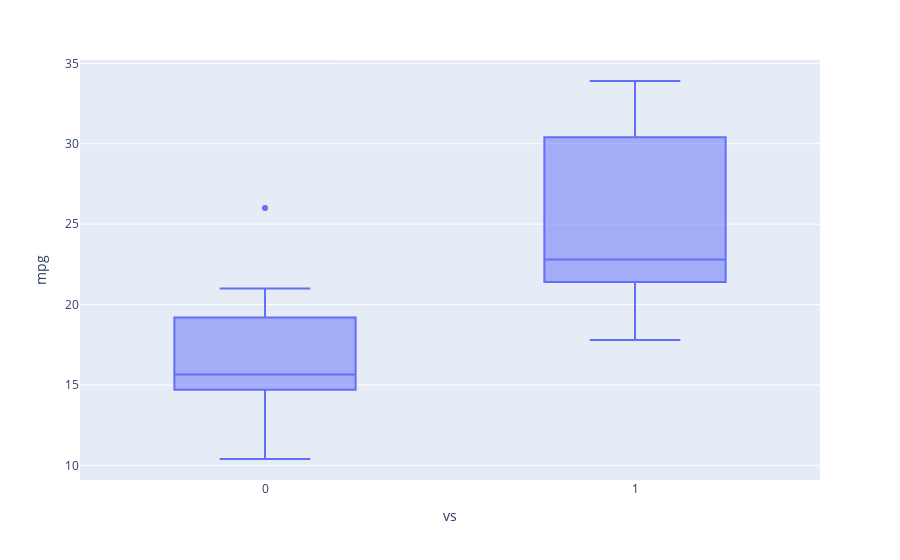

Source (notebook cell):
### Markdown cell above
### Step 2c - Box and Whisker Charts

The bar graph is nice and simple but it leaves out some of the interesting information about the distribution of the data. We can make a more descriptive chart using the box and whisker chart on our core df_mtcars dataset (learn more about plotly express's box and whisker [here](https://plotly.com/python/box-plots/)).

### Code cell
fig = px.box(df_mtcars, x='vs', y = 'mpg')
fig.show()

### Figure 1 — Plotly figure (JSON) as saved in the notebook; plotly's stock layout.template omitted (floating-point values rounded to 4 significant figures)
{"data": [{"alignmentgroup": "True", "hovertemplate": "vs=%{x}<br>mpg=%{y}<extra></extra>", "legendgroup": "", "marker": {"color": "#636efa"}, "name": "", "notched": false, "offsetgroup": "", "orientation": "v", "showlegend": false, "type": "box", "x": [0, 0, 1, 1, 0, 1, 0, 1, 1, 1, 1, 0, 0, 0, 0, 0, 0, 1, 1, 1, 1, 0, 0, 0, 0, 1, 0, 1, 0, 0, 0, 1], "x0": " ", "xaxis": "x", "y": [21, 21, 22.8, 21.4, 18.7, 18.1, 14.3, 24.4, 22.8, 19.2, 17.8, 16.4, 17.3, 15.2, 10.4, 10.4, 14.7, 32.4, 30.4, 33.9, 21.5, 15.5, 15.2, 13.3, 19.2, 27.3, 26, 30.4, 15.8, 19.7, 15, 21.4], "y0": " ", "yaxis": "y"}], "layout": {"autosize": true, "boxmode": "group", "legend": {"tracegroupgap": 0}, "margin": {"t": 60}, "xaxis": {"anchor": "y", "autorange": true, "domain": [0, 1], "range": [-0.5, 1.5], "title": {"text": "vs"}, "type": "linear"}, "yaxis": {"anchor": "x", "autorange": true, "domain": [0, 1], "range": [9.094, 35.21], "title": {"text": "mpg"}, "type": "linear"}}}
